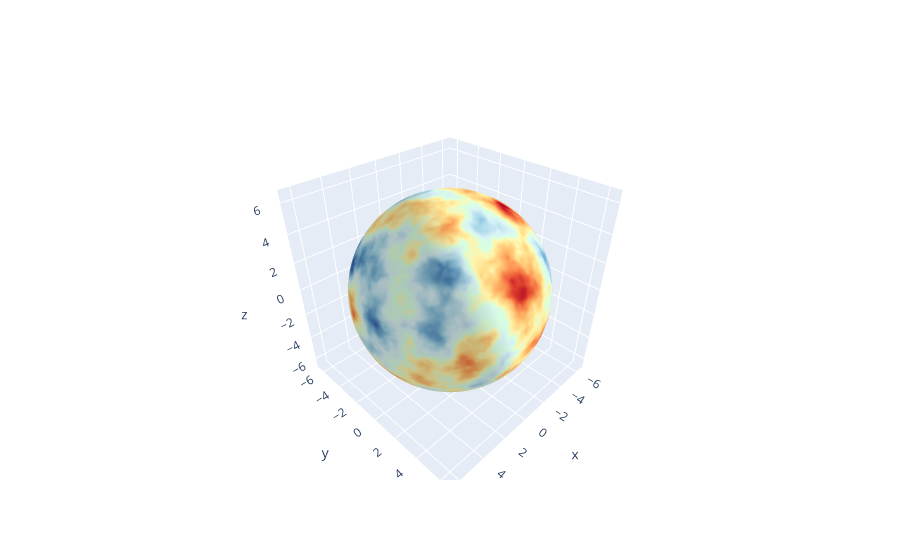

Write notebook code for a chart like this one.
### Markdown cell above
### Display the realization

### Code cell
surface = gop.SurfaceOnMesh(mesh, result)
fig = go.Figure(data=[ surface ])
fig.show()

### Figure 1 — Plotly figure (JSON) as saved in the notebook; plotly's stock layout.template omitted (floating-point values rounded to 4 significant figures; data arrays with more than 128 entries replaced by an {"elided": "..."} marker saying what was removed)
{"data": [{"color": "lightpink", "colorbar": {"title": {"text": "z"}}, "colorscale": [[0, "#313695"], [0.07692, "#3a67af"], [0.1538, "#5994c5"], [0.2308, "#84bbd8"], [0.3077, "#afdbea"], [0.3846, "#d8eff5"], [0.4615, "#d6ffe1"], [0.5385, "#fef4ac"], [0.6154, "#fed987"], [0.6923, "#fdb264"], [0.7692, "#f78249"], [0.8462, "#e75435"], [0.9231, "#cc2727"], [1, "#a50026"]], "i": {"elided": "20480 int values"}, "intensity": {"elided": "10242 float values"}, "j": {"elided": "20480 int values"}, "k": {"elided": "20480 int values"}, "name": "y", "showscale": false, "type": "mesh3d", "x": {"elided": "10242 float values"}, "y": {"elided": "10242 float values"}, "z": {"elided": "10242 float values"}}], "layout": {}}
